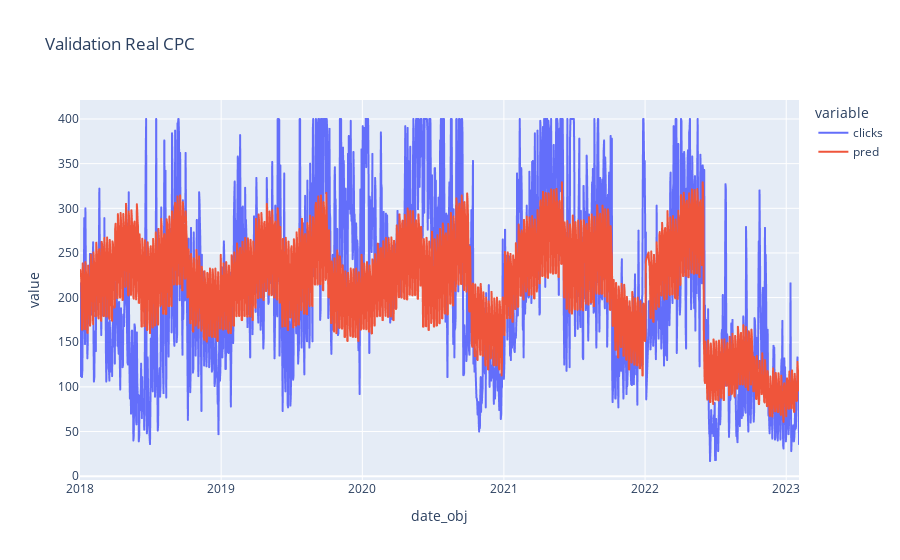

Notebook cell for this chart:
### Code cell
fig = px.line(df_gp, x="date_obj", y=["clicks","pred"], title='Validation Real CPC')
fig.show()

### Figure 1 — Plotly figure (JSON) as saved in the notebook; plotly's stock layout.template omitted (floating-point values rounded to 4 significant figures; data arrays with more than 128 entries replaced by an {"elided": "..."} marker saying what was removed)
{"data": [{"hovertemplate": "variable=clicks<br>date_obj=%{x}<br>value=%{y}<extra></extra>", "legendgroup": "clicks", "line": {"color": "#636efa", "dash": "solid"}, "marker": {"symbol": "circle"}, "mode": "lines", "name": "clicks", "showlegend": true, "type": "scattergl", "x": {"elided": "1847 str values"}, "xaxis": "x", "y": {"elided": "1847 int values"}, "yaxis": "y"}, {"hovertemplate": "variable=pred<br>date_obj=%{x}<br>value=%{y}<extra></extra>", "legendgroup": "pred", "line": {"color": "#EF553B", "dash": "solid"}, "marker": {"symbol": "circle"}, "mode": "lines", "name": "pred", "showlegend": true, "type": "scattergl", "x": {"elided": "1847 str values"}, "xaxis": "x", "y": {"elided": "1847 float values"}, "yaxis": "y"}], "layout": {"legend": {"title": {"text": "variable"}, "tracegroupgap": 0}, "title": {"text": "Validation Real CPC"}, "xaxis": {"anchor": "y", "domain": [0, 1], "title": {"text": "date_obj"}}, "yaxis": {"anchor": "x", "domain": [0, 1], "title": {"text": "value"}}}}
